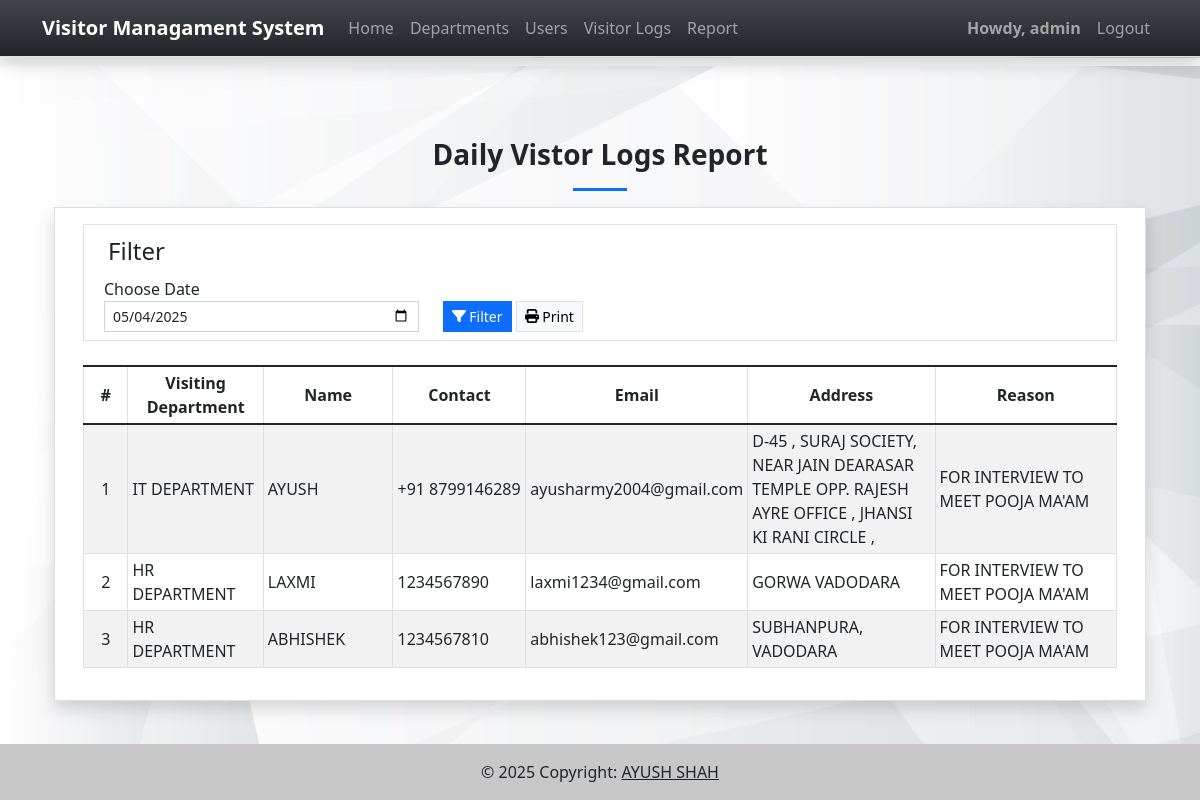
Page /report (signed in) on the committed database.
### vmsApp/models.py (models this page shows, shortened)
class Visitors(models.Model):
    department = models.ForeignKey(Departments, on_delete = models.CASCADE, related_name='department')
    name = models.CharField(max_length=250)
    gender = models.CharField(max_length=20, choices=(('Male','Male'), ('Female','Female')), default = 'Male')
    contact = models.CharField(max_length=250, null=True, blank = True)
    email = models.CharField(max_length=250, null=True, blank = True)
    address = models.TextField()
    reason = models.TextField()
    date_added = models.DateTimeField(default = timezone.now)
    date_created = models.DateTimeField(auto_now = True)
    class Meta:
        verbose_name_plural = "List of Visit Logs"

class Departments(models.Model):
    name = models.CharField(max_length=250)
    status = models.CharField(max_length=2, choices=(('1','Active'), ('2','Inactive')), default = 1)
    delete_flag = models.IntegerField(default = 0)
    date_added = models.DateTimeField(default = timezone.now)
    date_created = models.DateTimeField(auto_now = True)
    class Meta:
        verbose_name_plural = "List of Departments"
    def __str__(self):
        return str(f"{self.name}")

### vmsApp/views.py (the view)
# urls.py: path('report',views.report,name='report-page'),
@login_required
def report(request):
    context = context_data(request)
    context['page'] = 'visitors'
    context['page_title'] = "Daily Visitor Logs Report"
    if 'filter_date' in request.GET:
        date = datetime.datetime.strptime(request.GET['filter_date'],"%Y-%m-%d")
    else:
        date = datetime.datetime.now()
    year = date.strftime('%Y')
    month = date.strftime('%m')
    day = date.strftime('%d')
    context['filter_date'] =date
    context['visitors'] = models.Visitors.objects.filter(
                date_added__year= year,
                date_added__month= month,
                date_added__day= day,
    ).all()
    return render(request, 'report.html', context)

### vmsApp/views.py (called while the page is built)
def context_data(request):
    fullpath = request.get_full_path()
    abs_uri = request.build_absolute_uri()
    abs_uri = abs_uri.split(fullpath)[0]
    context = {
        'system_host' : abs_uri,
        'page_name' : '',
        'page_title' : '',
        'system_name' : 'Visitor Managament System',
        'topbar' : True,
        'footer' : True,
    }
    return context

### vmsApp/templates/report.html (shortened to what this page needs)
{% extends 'base.html' %} {% load static %} {% block pageContent %}
<section class="py-4">
    <div class="container">
        <h3 class="fw-bolder text-center">Daily Vistor Logs Report</h3>
        <center>
            <hr class="bg-primary opacity-100" style="height:3px" width="5%">
        </center>
        <div class="card rounded-0 shadow">
            <div class="card-body">
                <div class="container-fluid">
                    <fieldset class="p-2 border mb-4">
                        <legend class="w-auto px-3">Filter</legend>
                        <form action="{% url 'report-page' %}" method="GET">
                            <div class="container-fluid">
                                <div class="row align-items-end">
                                    <div class="col-lg-4 col-md-6 col-sm-12 col-xs-12">
                                        <label class="control-label" for="filter_date">Choose Date</label>
                                        <input type="date" id="filter_date" class="form-control form-control-sm rounded-0" name="filter_date" value="{{filter_date|date:'Y-m-d'}}" required="required">
                                    </div>
                                    <div class="col-lg-4 col-md-6 col-sm-12 col-xs-12">
                                        <button class="btn btn-sm btn-primary rounded-0 bg-gradient-primary"><i class="fa fa-filter"></i> Filter</button>
                                        <button class="btn btn-sm btn-light rounded-0 bg-gradient-light border" type="button" id="print"><i class="fa fa-print"></i> Print</button>
                                    </div>
                                </div>
                            </div>
                        </form>
                    </fieldset>
                    <div id="printout">
                        <table class="table table-bordered table-striped" id="visitor-tbl">
                            <colgroup>
                                <col width="5%">
                                <col width="13.75%">
                                <col width="13.75%">
                                <col width="13.75%">
                                <col width="13.75%">
                                <col width="20%">
                                <col width="20%">
                            </colgroup>
                            <thead>
                                <tr>
                                    <th class="text-center">#</th>
                                    <th class="text-center">Visiting Department</th>
                                    <th class="text-center">Name</th>
                                    <th class="text-center">Contact</th>
                                    <th class="text-center">Email</th>
                                    <th class="text-center">Address</th>
                                    <th class="text-center">Reason</th>
                                </tr>
                            </thead>
                            <tbody>
                                {% for visitor in visitors %}
                                <tr>
                                    <td class="text-center">{{ forloop.counter }}</td>
                                    <td>{{ visitor.department}}</td>
                                    <td>{{ visitor.name}}</td>
                                    <td>{{ visitor.contact}}</td>
                                    <td>{{ visitor.email}}</td>
                                    <td>{{ visitor.address }}</td>
                                    <td>{{ visitor.reason }}</td>
                                </tr>
                                {% endfor %}
                            </tbody>
                        </table>
                    </div>
                </div>
            </div>
        </div>
    </div>
</section>
 {% endblock pageContent %}

### vmsApp/templates/base.html (shortened to what this page needs)
{% load static %} {% load customfilter %}
<!DOCTYPE html>
<html lang="en">
<head>
    <link rel="stylesheet" href="https://cdnjs.cloudflare.com/ajax/libs/font-awesome/6.1.1/css/all.min.css"
    />
    <link rel="stylesheet" href="{% static 'assets/bootstrap/css/bootstrap.min.css' %}">
    <link rel="stylesheet" href="{% static 'assets/DataTables/datatables.min.css' %}">
    <link rel="stylesheet" href="{% static 'assets/select2/dist/css/select2.min.css' %}">
    <link rel="stylesheet" href="{% static 'assets/default/css/style.css' %}">
</head>
<body class="">
    {% if topbar %} {% block TopNavigation %} {% include "TopNavigation.html" %} {% endblock TopNavigation %} {% endif %}
    <main class="py-5">
        <div class="container mb-3">
             {% block pageContent %} {% endblock pageContent %}
        </div>
    </main>
    {% if footer %}
    <footer class="bg-light text-lg-start">
        <div class="text-center p-3" style="background-color: rgba(0, 0, 0, 0.2);">
            © {% now 'Y' %} Copyright:
            <a class="text-dark" href="https://github.com/ayushshah-py" target="_blank">AYUSH SHAH</a>
        </div>
    </footer>
    {% endif %}
</body>
</html>

### vmsApp/templates/topNavigation.html (shortened to what this page needs)
{% load static %}
<header>
    <nav class="navbar navbar-expand-lg navbar-dark bg-dark bg-gradient fixed-top shadow border-bottom">
        <div class="container">
            <a class="navbar-brand" target="_blank" href="./">
                <b>{{system_name}}</b>
            </a>
            <div class="collapse navbar-collapse" id="navbarExample01">
                <ul class="navbar-nav me-auto mb-2 mb-lg-0" id="topNav">
                    {% if request.user.is_authenticated %}
                    <li class="nav-item">
                        <a class="nav-link" aria-current="page" href="{% url 'home-page' %}">Home</a>
                    </li>
                    <li class="nav-item">
                        <a class="nav-link" aria-current="page" href="{% url 'department-page' %}">Departments</a>
                    </li>
                    {% if request.user.is_superuser %}
                    <li class="nav-item">
                        <a class="nav-link" aria-current="page" href="{% url 'user-page' %}">Users</a>
                    </li>
                    {% endif %}
                    <li class="nav-item">
                        <a class="nav-link" aria-current="page" href="{% url 'visitor-page' %}">Visitor Logs</a>
                    </li>
                    {% if request.user.is_superuser %}
                    <li class="nav-item">
                        <a class="nav-link" aria-current="page" href="{% url 'report-page' %}">Report</a>
                    </li>
                    {% endif %}
                    {% endif %}
                </ul>
                <ul class="navbar-nav d-flex flex-row">
                    {% if user.id %}
                    <li class="nav-item">
                        <a class="nav-link"  href="{% url 'profile-page' %}"><b>Howdy, {{user.username}}</b></a>
                    </li>
                    <li class="nav-item">
                        <a class="nav-link" aria-current="page" href="{% url 'logout' %}">Logout</a>
                    </li>
                    {% else %}
                    <li class="nav-item">
                        <a class="nav-link" aria-current="page" href="{% url 'login-page' %}">Login</a>
                    </li>
                    {% endif %}
                </ul>
            </div>
        </div>
    </nav>
    <div id="intro" class="pt-2 text-center bg-light">
    </div>
</header>

### default/css/style.css (style rules this page uses)
html, body { height: 100%; width: 100%; max-height: 100%; overflow: auto; display: flex; flex-direction: column; }
body>header { flex-shrink: auto; }
body>main { flex-shrink: auto; flex-grow: auto; overflow: auto; }
body>footer { flex-shrink: auto; position: absolute; bottom: 0; left: 0; width: calc(100%); }

### vmsApp/templates/topNavigation.html (style rules this page uses)
#intro { margin-top: 58px; }

### rows in the picture
Visitors: department "IT DEPARTMENT", name "AYUSH", contact "+91 8799146289", email "ayusharmy2004@gmail.com", address "D-45 , SURAJ SOCIETY, NEAR JAIN DEARASAR TEMPLE OPP. RAJESH AYRE OFFICE , JHANSI KI RANI CIRCLE ,", reason "FOR INTERVIEW TO MEET POOJA MA'AM"
Visitors: department "HR DEPARTMENT", name "LAXMI", contact "1234567890", email "laxmi1234@gmail.com", address "GORWA VADODARA", reason "FOR INTERVIEW TO MEET POOJA MA'AM"
Visitors: department "HR DEPARTMENT", name "ABHISHEK", contact "1234567810", email "abhishek123@gmail.com", address "SUBHANPURA, VADODARA", reason "FOR INTERVIEW TO MEET POOJA MA'AM"

### other values in the picture
{{ system_name }} "Visitor Managament System"
{{ user.username }} "admin"
